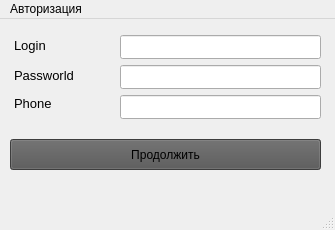
<?xml version="1.0" encoding="UTF-8"?>
<ui version="4.0">
 <class>MainWindow</class>
 <widget class="QMainWindow" name="MainWindow">
  <property name="geometry">
   <rect>
    <x>0</x>
    <y>0</y>
    <width>335</width>
    <height>230</height>
   </rect>
  </property>
  <property name="minimumSize">
   <size>
    <width>335</width>
    <height>230</height>
   </size>
  </property>
  <property name="maximumSize">
   <size>
    <width>335</width>
    <height>230</height>
   </size>
  </property>
  <property name="windowTitle">
   <string>MainWindow</string>
  </property>
  <widget class="QWidget" name="centralwidget">
   <widget class="QLineEdit" name="lineEdit_Login">
    <property name="geometry">
     <rect>
      <x>120</x>
      <y>16</y>
      <width>201</width>
      <height>24</height>
     </rect>
    </property>
   </widget>
   <widget class="QLineEdit" name="lineEdit_passworld">
    <property name="geometry">
     <rect>
      <x>120</x>
      <y>46</y>
      <width>201</width>
      <height>24</height>
     </rect>
    </property>
   </widget>
   <widget class="QLineEdit" name="lineEdit_number_phone">
    <property name="geometry">
     <rect>
      <x>120</x>
      <y>76</y>
      <width>201</width>
      <height>24</height>
     </rect>
    </property>
   </widget>
   <widget class="QLabel" name="label">
    <property name="geometry">
     <rect>
      <x>14</x>
      <y>16</y>
      <width>81</width>
      <height>20</height>
     </rect>
    </property>
    <property name="font">
     <font>
      <pointsize>10</pointsize>
     </font>
    </property>
    <property name="text">
     <string>Login</string>
    </property>
   </widget>
   <widget class="QLabel" name="label_2">
    <property name="geometry">
     <rect>
      <x>14</x>
      <y>46</y>
      <width>81</width>
      <height>20</height>
     </rect>
    </property>
    <property name="font">
     <font>
      <pointsize>10</pointsize>
     </font>
    </property>
    <property name="text">
     <string>Passworld</string>
    </property>
   </widget>
   <widget class="QLabel" name="label_3">
    <property name="geometry">
     <rect>
      <x>14</x>
      <y>76</y>
      <width>81</width>
      <height>16</height>
     </rect>
    </property>
    <property name="font">
     <font>
      <pointsize>10</pointsize>
     </font>
    </property>
    <property name="text">
     <string>Phone</string>
    </property>
   </widget>
   <widget class="QPushButton" name="Push_add">
    <property name="geometry">
     <rect>
      <x>10</x>
      <y>120</y>
      <width>311</width>
      <height>31</height>
     </rect>
    </property>
    <property name="styleSheet">
     <string notr="true">padding: 5px;
background-color: #555555;</string>
    </property>
    <property name="text">
     <string>Продолжить</string>
    </property>
   </widget>
   <widget class="QLabel" name="label_4">
    <property name="geometry">
     <rect>
      <x>10</x>
      <y>150</y>
      <width>311</width>
      <height>20</height>
     </rect>
    </property>
    <property name="font">
     <font>
      <pointsize>7</pointsize>
     </font>
    </property>
    <property name="text">
     <string/>
    </property>
   </widget>
  </widget>
  <widget class="QMenuBar" name="menubar">
   <property name="geometry">
    <rect>
     <x>0</x>
     <y>0</y>
     <width>335</width>
     <height>25</height>
    </rect>
   </property>
   <widget class="QMenu" name="menu">
    <property name="title">
     <string>Авторизация</string>
    </property>
   </widget>
   <addaction name="menu"/>
  </widget>
  <widget class="QStatusBar" name="statusbar"/>
 </widget>
 <resources/>
 <connections/>
</ui>
